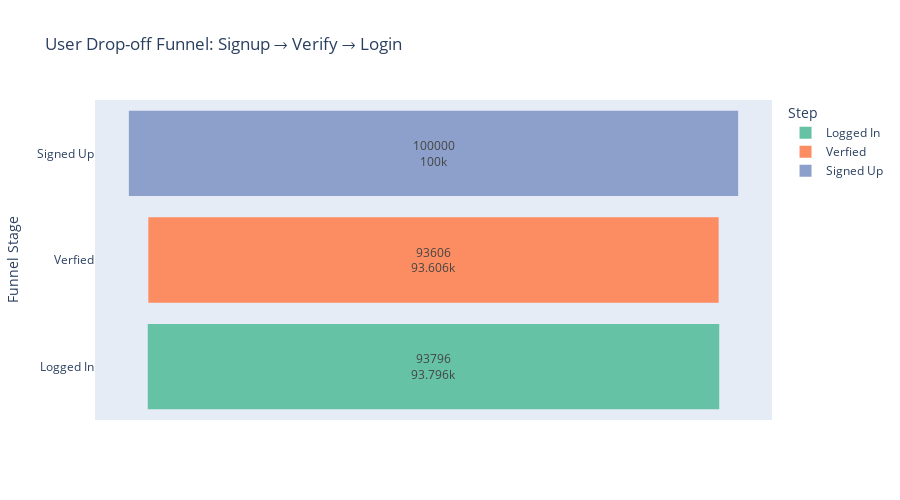

The notebook cell this image was saved under:
### Markdown cell above
#### How many users are dropping off at each step of the onboarding funnel (Signup → Verify → Login)?

### Code cell
# Convert date columns to datetime
df['clean_insertdate'] = pd.to_datetime(df['clean_insertdate'], errors='coerce')
df['clean_js_first_log_date'] = pd.to_datetime(df['clean_js_first_log_date'], errors='coerce')

# Step 1: Signed Up (has insertdate)
signup_count = df['clean_insertdate'].notna().sum()

# Step 2: Verified (is_verified == 0)
verified_count = df[df['is_verified'] == 0]['clean_insertdate'].notna().sum()

# Step 3: Logged In (has login date)
login_count = df['clean_js_first_log_date'].notna().sum()

# Create funnel data
funnel_data = pd.DataFrame({
    'Step': ['Logged In', 'Verfied', 'Signed Up'],
    'Users': [login_count, verified_count, signup_count]
})

# Plot Funnel Chart
fig = px.funnel(
    funnel_data,
    x='Users',
    y='Step',
    title='User Drop-off Funnel: Signup → Verify → Login',
    text='Users',
    color='Step',
    color_discrete_sequence=px.colors.qualitative.Set2
)

fig.update_layout(
    xaxis_title='Number of Users',
    yaxis_title='Funnel Stage',
    height=500
)

fig.show()

### Figure 1 — Plotly figure (JSON) as saved in the notebook; plotly's stock layout.template omitted (floating-point values rounded to 4 significant figures)
{"data": [{"hovertemplate": "Step=%{y}<br>Users=%{text}<extra></extra>", "legendgroup": "Logged In", "marker": {"color": "rgb(102,194,165)"}, "name": "Logged In", "orientation": "h", "showlegend": true, "text": [93800.0], "type": "funnel", "x": [93796], "xaxis": "x", "y": ["Logged In"], "yaxis": "y"}, {"hovertemplate": "Step=%{y}<br>Users=%{text}<extra></extra>", "legendgroup": "Verfied", "marker": {"color": "rgb(252,141,98)"}, "name": "Verfied", "orientation": "h", "showlegend": true, "text": [93610.0], "type": "funnel", "x": [93606], "xaxis": "x", "y": ["Verfied"], "yaxis": "y"}, {"hovertemplate": "Step=%{y}<br>Users=%{text}<extra></extra>", "legendgroup": "Signed Up", "marker": {"color": "rgb(141,160,203)"}, "name": "Signed Up", "orientation": "h", "showlegend": true, "text": [100000.0], "type": "funnel", "x": [100000], "xaxis": "x", "y": ["Signed Up"], "yaxis": "y"}], "layout": {"height": 500, "legend": {"title": {"text": "Step"}, "tracegroupgap": 0}, "title": {"text": "User Drop-off Funnel: Signup → Verify → Login"}, "xaxis": {"anchor": "y", "domain": [0, 1], "title": {"text": "Number of Users"}}, "yaxis": {"anchor": "x", "categoryarray": ["Signed Up", "Verfied", "Logged In"], "categoryorder": "array", "domain": [0, 1], "title": {"text": "Funnel Stage"}}}}
